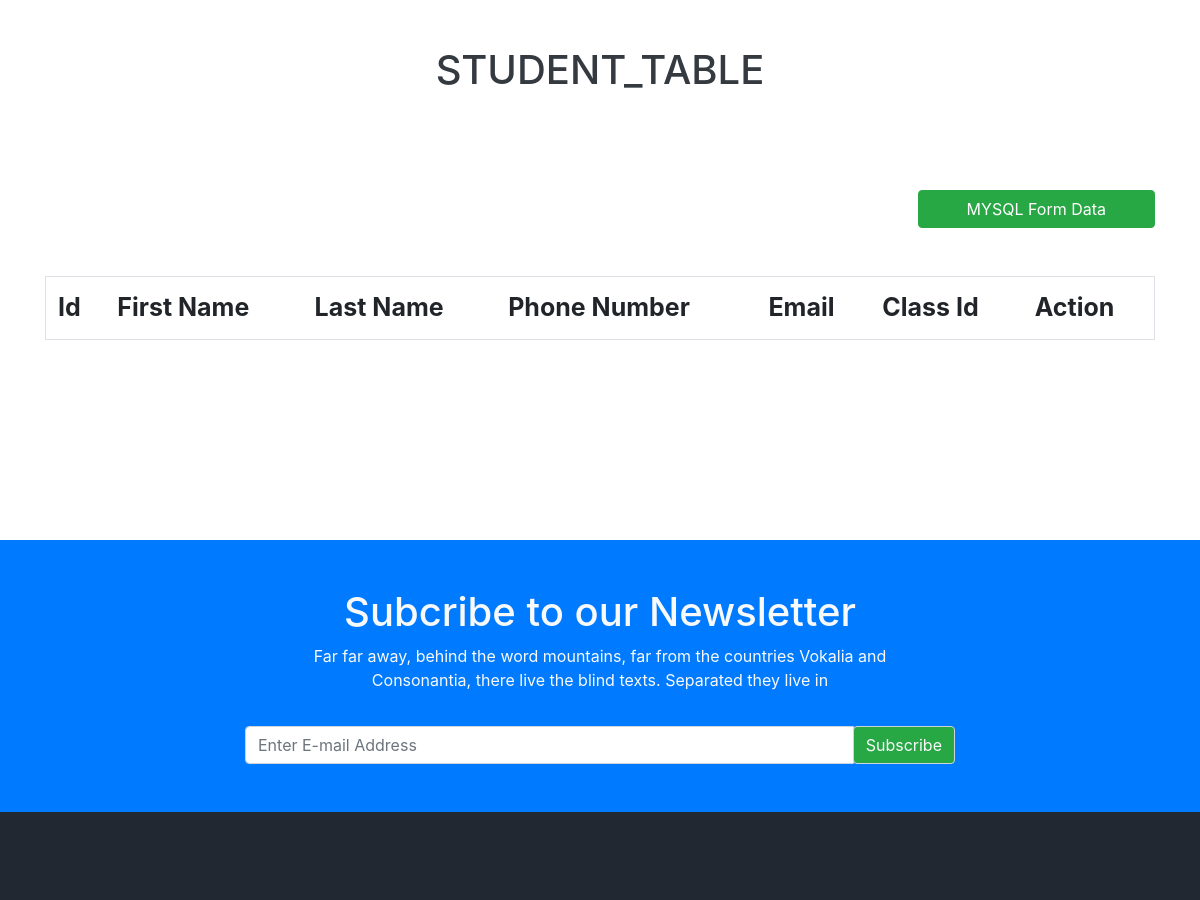
/students/student.php (middle part), run on an earlier commit of the app's database.
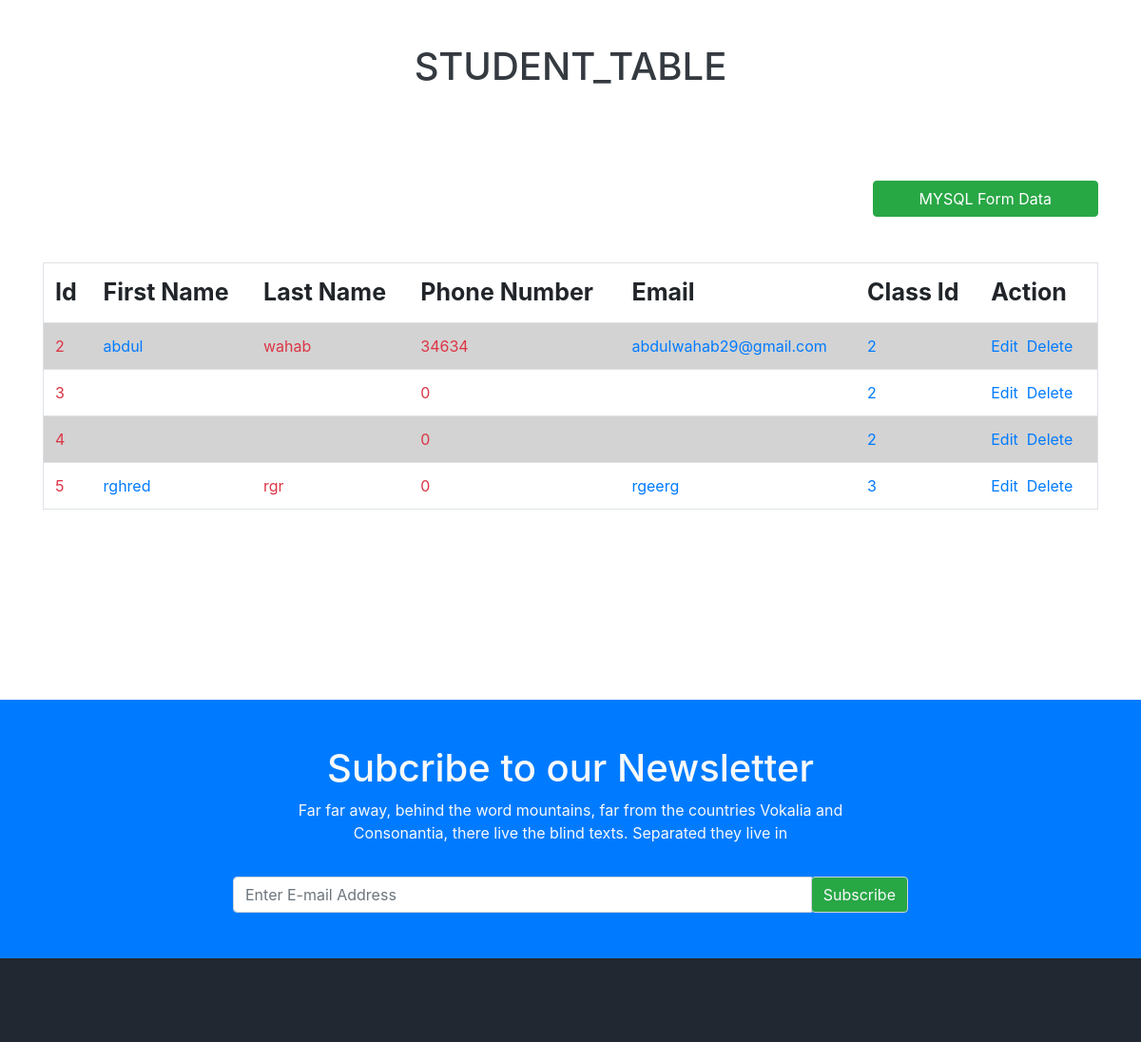
And on a later commit of the database.
### tables this page shows
CREATE TABLE `student` (
  `id` int(11) NOT NULL,
  `firstname` varchar(255) NOT NULL,
  `lastname` varchar(156) NOT NULL,
  `phonenumber` int(30) NOT NULL,
  `email` varchar(56) NOT NULL,
  `classid` int(36) NOT NULL
);

### students/student.php (the view, shortened to what this page needs)
<?php
    include ("../connection.php");
    $sql = "SELECT * FROM student";
    $result = $conn->query($sql);
?>
<!DOCTYPE html>
<html lang="en">
<head>
    <link rel="stylesheet" href="../assets/css/bootstrap.css">
    <link rel="stylesheet" href="../assets/css/bootstrap.min.css">
</head>
<body style="">
<div class="container-fluid bg-light back">
    <div class="container">
        <div class="mt-5 pt-5 ml-5 pb-5">
            <h1 class="text-light"><b> Your Dream <br> <span style="font-family:cursive;"> Job is Waiting </span></b></h1><br><br>
        </div>
      </div>
      </div>
        <div class="container pt-5">
            <h1 class="text-dark text-center pb-5">STUDENT_TABLE</h1>
    <div class="mt-5">
            <a href="create.php"><button class="btn btn-success float-right pl-5 pr-5 mb-5 ">MYSQL Form Data</button></a>
    </div>
      <table class=" table table-hover mt-5">
          <tr>
              <th>Id</th>
              <th>First Name</th>
              <th>Last Name</th>
              <th>Phone Number</th>
              <th>Email</th>
              <th>Class Id</th>
              <th>Action</th>
          </tr>
          <?php
    if ($result->num_rows > 0) {
      while($row = $result->fetch_assoc()) {
      ?>
          <tr>
              <td class="text-danger"><?php echo $row['id']?></td>
              <td class="text-primary"><?php echo $row['firstname']?></td>
              <td class="text-danger"><?php echo $row['lastname']?></td>
              <td class="text-danger"><?php echo $row['phonenumber']?></td>
              <td class="text-primary"><?php echo $row['email']?></td>
              <td class="text-primary"><?php echo $row['classid']?></td>
              <td class="text-danger"><a href="edit.php?id=<?php echo $row['id']?>" class="text-primary">Edit</a>&nbsp;
              <a href="delete.php?id=<?php echo $row['id']?>" class="text-primary">Delete</a>&nbsp;</td>
          </tr>
    <?php
    }
    }
    ?>
    </table>
    </div>
    <?php include("../footer.php")?>
</body>
</html>

### footer.php (shortened to what this page needs)
<link rel="stylesheet" href="../assets/css/bootstrap.css">
    <link rel="stylesheet" href="../assets/css/bootstrap.min.css">
<div class="container-fluid bg-primary text-center pb-5">
        <div class="container text-light pt-5 " style="margin-top:200px;">
          <h1>Subcribe to our Newsletter</h1>
          <p>Far far away, behind the word mountains, far from the countries Vokalia and <br> Consonantia, there live the blind texts. Separated they live in</p>
          <div class="pt-5 input-group md-3">
            <input type="text" class="form-control " style="margin-left: 200px; margin-top: -30px;" placeholder="Enter E-mail Address">
            <div class="input-group-append">
                <a href="#"><span class="input-group-text text-light bg-success" style="margin-right: 200px; margin-top: -30px;">Subscribe</span></a>
            </div>
        </div>
        </div>
      </div>
      <div class="container-fluid pt-5 pb-5" style="background: #222831;">
      </div>

### students/student.php (style rules this page uses)
table,td,th { border-collapse: collapse; border: 1px solid lightgray; vertical-align: bottom; padding: 10px; }
.back { background-image: url(../assets/image/xbg_2.jpg.pagespeed.ic.UrtJzl_WMI.webp); background-size: 100%; background-position: 50% 50%; height: 550px; width: 100%; }
td { text-align: left; padding: 20px; }
tr:nth-child(even) { background-color: lightgray; }
tr:nth-child(odd) { background-color: white; }
th { font-size: 25px; }

What changed in the data, as far as the page shows it:
added student: id "2", firstname "abdul", lastname "wahab", phonenumber "34634", email "abdulwahab29@gmail.com", classid "2"
added student: id "3", phonenumber "0", classid "2"
added student: id "4", phonenumber "0", classid "2"
added student: id "5", firstname "rghred", lastname "rgr", phonenumber "0", email "rgeerg", classid "3"
